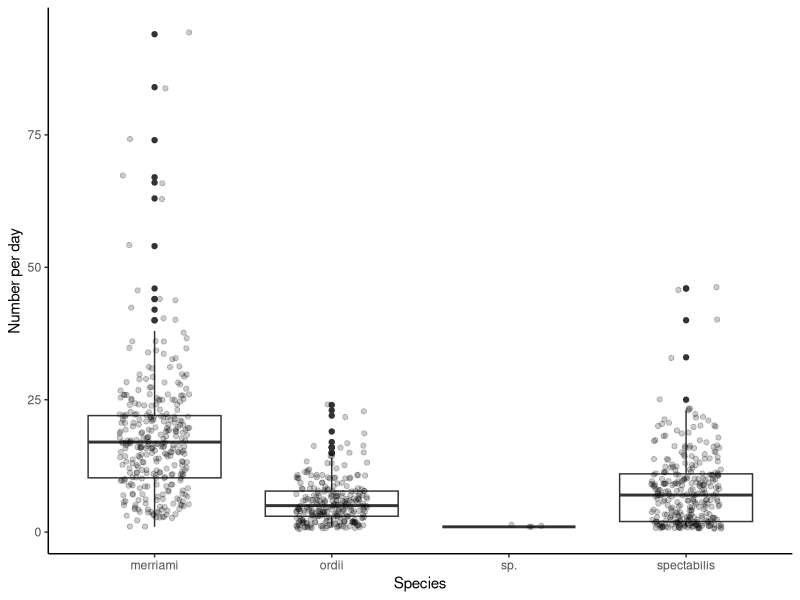
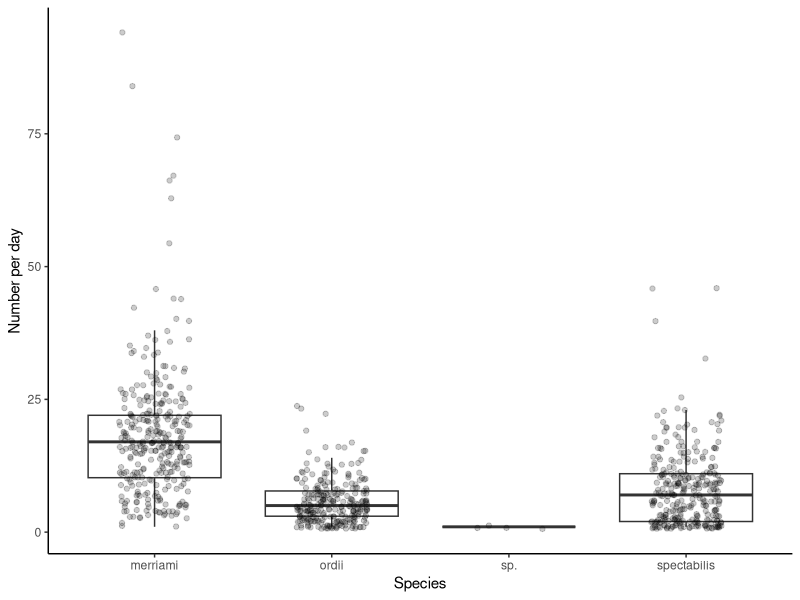
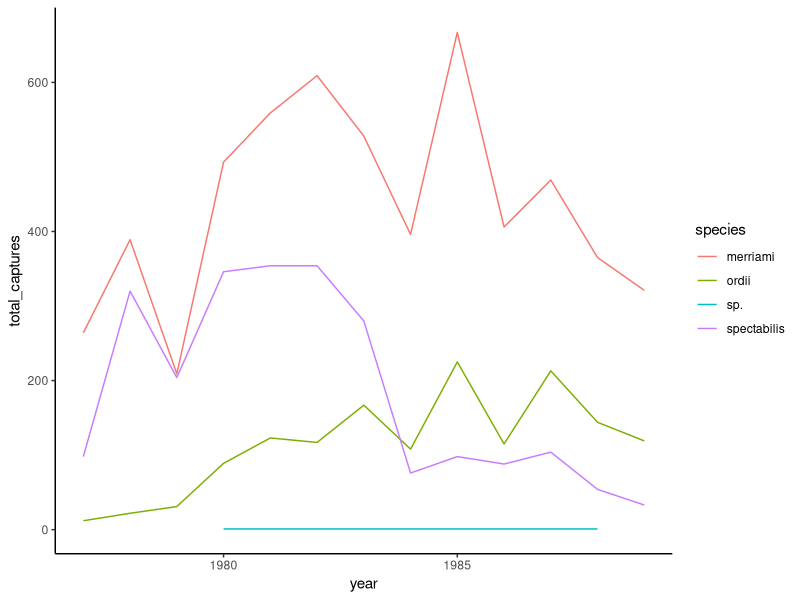
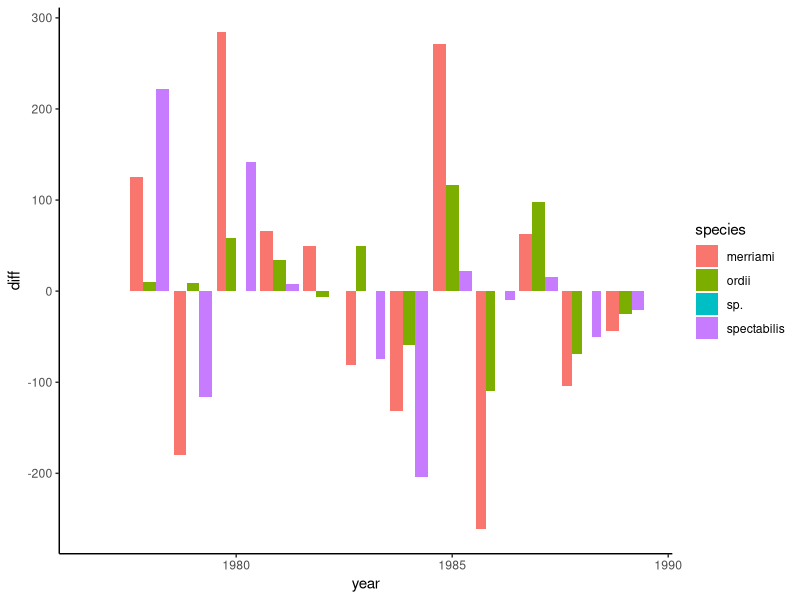

The R source for these figures, in order: (Note: this script raises an error after producing the figures.)
# We are researchers working on the Portal dataset.
# MOTIVATION:
# - You are a PhD student studying kangaroo rats.
# - In preparation for some fieldwork this year, you are analyzing an old dataset from your lab between 1977 and 1989. Your new fieldwork will attempt to replicate some of this, and you want to make sure you have a good handle on your focal organisms, several species of kangaroo rat.
# - You're somewhat familiar with this dataset, but this is your first time doing a deep dive on visualizing and analyzing it. You already know that the dataset contains information from rodent captures in various types of study plots. Body measurements were taken and many of the rodents were sexed.
# Some things you want to find out:
# 1. How many kangaroo rats of each species were found at the study site in past years (so you know what to expect for a sample size this year)?
# 2. What are the general morphological characteristics of the species? Can they be identified or even sexed by their body measurements?
# 3. What is the distribution of species in the different types of study plots?

# Here are some packages we're going to need.
library(readr)
library(dplyr)
library(ggplot2)
library(stringr)

# We can start by reading in our dataset from file
rodents <- read_csv("scripts/data/surveys_complete_77_89.csv")

# Let's examine the dataset.
# When we were out in the field, we recorded genus, species, the day, and each individual's weight and hindfoot length. Let's take a look at these to remind ourselves of what our dataset looks like:
glimpse(rodents)
str(rodents)
head(rodents, 3)

# Whoops, when I look at the data, I remember that we actually recorded data about more than just rodents. I can tell this because there's a `taxa` column that includes "Rodent" as an option. It also has other options.
table(rodents$taxa) # we have other stuff here too.

# Let's simplify it down to just the rodents!
rodents <- rodents %>%
  filter(taxa == "Rodent")
glimpse(rodents)

# We're interested in studying kangaroo rats. Let's see if we can find a way to filter down the data just to kangaroo rats.
# Kangaroo rats belong to the genus Dipodomys, so let's filter to that.
krats <- rodents %>%
  filter(genus == "Dipodomys")
dim(krats) # okay, so that's a lot smaller, great.
glimpse(krats)

# 1. How many kangaroo rats of each species were found at the study site in past years (so you know what to expect for a sample size this year)?
# We'd like to start by visualizing the numbers of each species captured over time
# [INSERT PETER'S EXAMPLE WITH THE WEIRD YEARS/DATE FORMATS HERE].
# (at some point in that example we end up creating a date column, so i'll do that here for now:)
krats <- krats %>%
  mutate(date = lubridate::ymd(paste(year, month, day, sep = "-")))

# After plotting, you also want to get some summary stats. How many individuals per day? Average number per year/per month, etc.? Cumulative change from year to year? Are we seeing declines over the years etc?

krats_per_day <- krats %>%
  group_by(date, species) %>%
  summarize(n = n()) %>%
  group_by(species)

krats_per_day %>%
  ggplot(aes(x = species, y = n))+
  geom_boxplot()+
  geom_jitter(width = 0.2, alpha = 0.2)+
  theme_classic()+
  ylab("Number per day")+
  xlab("Species")
##############################
# XXX potential error/question opportunity/exercise: why do the outliers show up twice: one in the boxplot layer and once jittered in the points layer? How do we get that to go away?

# XXX solution: add outlier.shape = NA
krats_per_day %>%
  ggplot(aes(x = species, y = n))+
  geom_boxplot(outlier.shape = NA)+
  geom_jitter(width = 0.2, alpha = 0.2)+
  theme_classic()+
  ylab("Number per day")+
  xlab("Species")
##############################

# Year-to-year change
captures_per_year <- krats %>%
  group_by(species, year) %>%
  summarize(total_captures = n()) %>%
  arrange(year, .by_group = T) %>%
  mutate(diff = total_captures-lag(total_captures))

captures_per_year %>%
  ggplot(aes(x = year, y = total_captures, col = species))+
  geom_line()+
  theme_classic() # this is a more aggregated version of Peter's histograms with bins by year

captures_per_year %>%
  ggplot(aes(x = year, y = diff, fill = species))+
  geom_col(position = position_dodge())+
  theme_classic() # eh, not that informative

# In all of this, we're still including the unidentified Dipodomys sp. Let's take those out.
krats_species <- krats %>%
  filter(!str_match(species, "sp")) # organic error--str_match does not return a logical, which is what kaija expected. Instead we need str_detect.

krats_species <- krats %>%
  filter(!str_detect(species, "sp")) # organic error--str_match does not return a logical, which is what kaija expected. Instead we need str_detect.
table(krats_species$species) # oh no! we accidentally removed spectabilis too!

# Could fix this by using "sp.":
krats_species <- krats %>%
  filter(!str_detect(species, "sp.")) # another organic error! the . is being interpreted using regex to mean "anything" which is the opposite of what we want.
table(krats_species$species)

# Fix this by using "sp\\.":
krats_species <- krats %>%
  filter(!str_detect(species, "sp\\."))
table(krats_species$species) # yay!
# note: maybe this is a little too complicated, but it doesn't even matter if they don't know regex or how to solve it; what matters is being able to make a reprex.

# Note from Peter here: maybe this will become clear as we flesh out LOs, but the learners seemed a bit confused as to whether we were teaching debugging or just question-asking.
# Kaija: Original idea is to teach some debugging but then have question-asking as a backstop. If they can't solve it, at least they should be able to ask the question. In the extreme case, if it's literally a bug and therefore not solvable without developer intervention, at least they can post an issue on github, or formulate the reprex so that it would be postable.

krats <- krats %>%
  filter(species != "sp.") # alternative and better way to do this hehe
